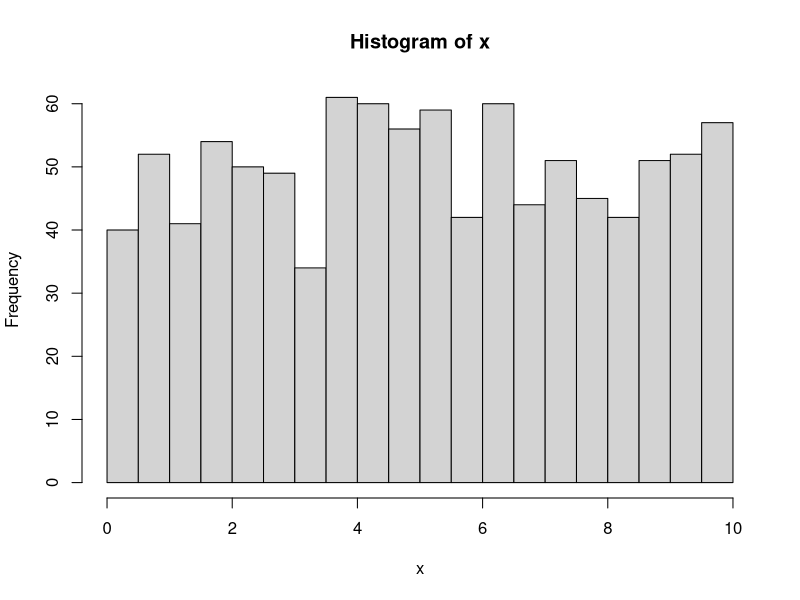
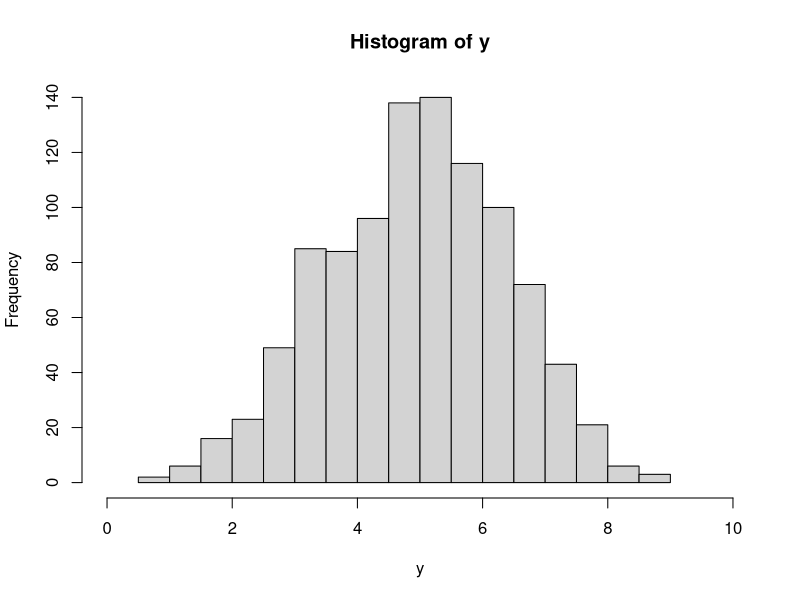
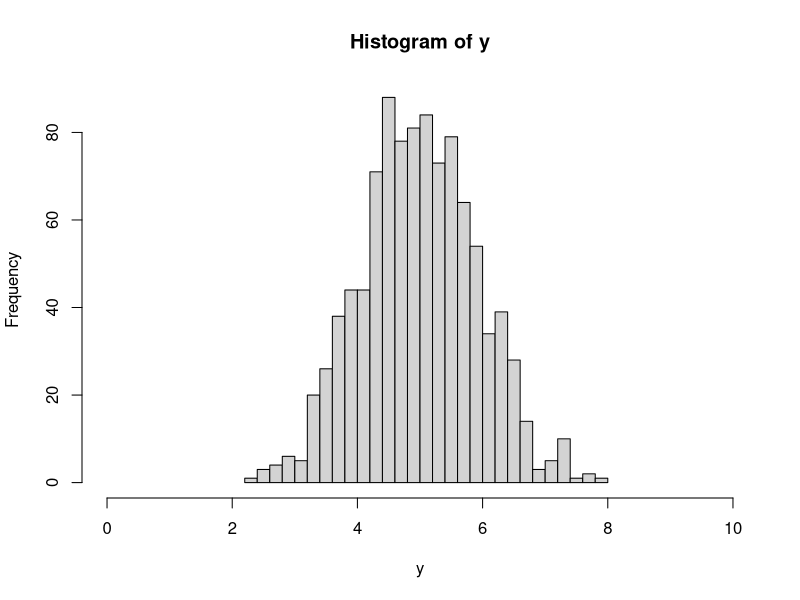
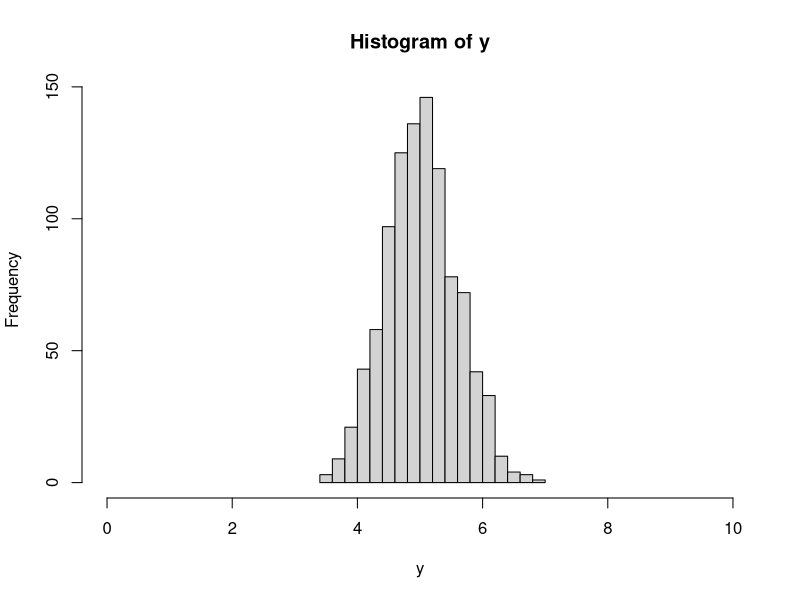
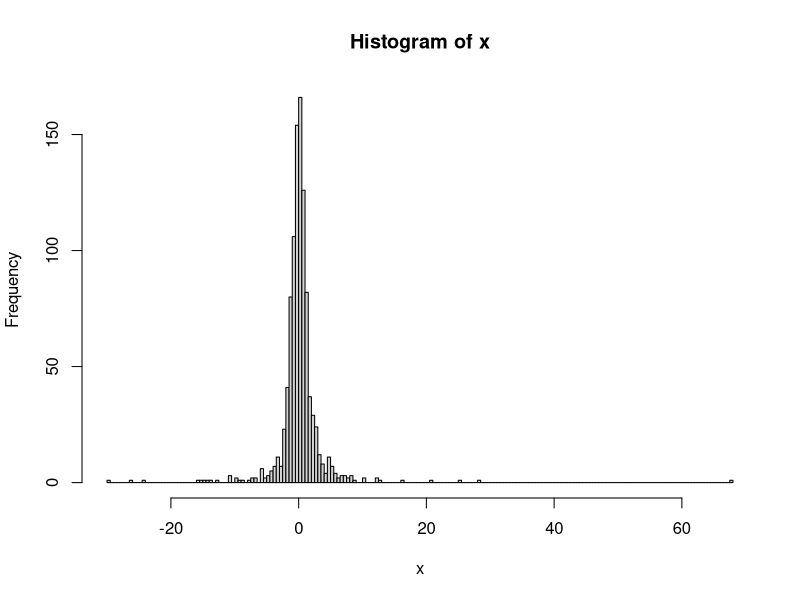
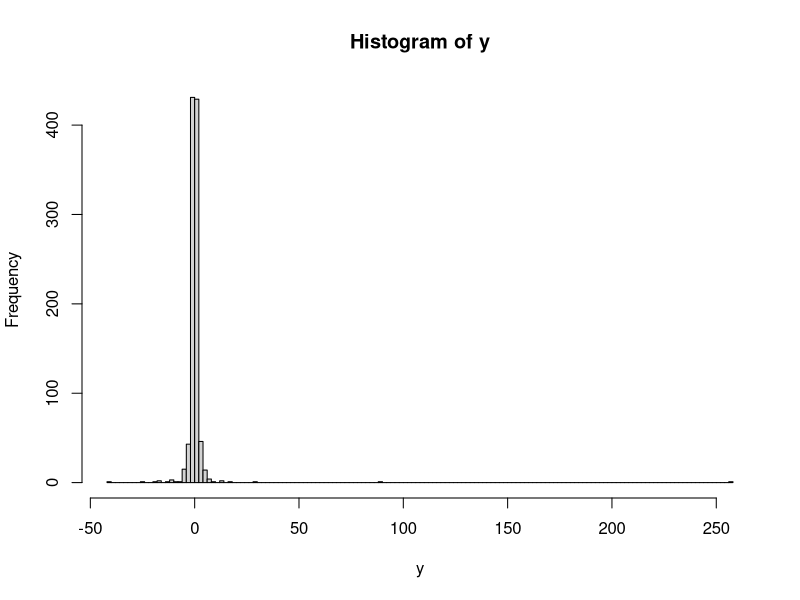
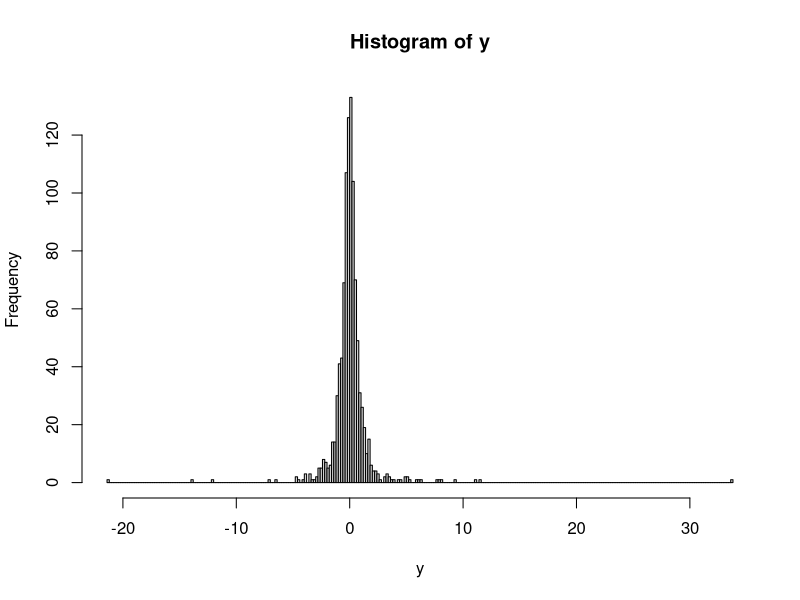
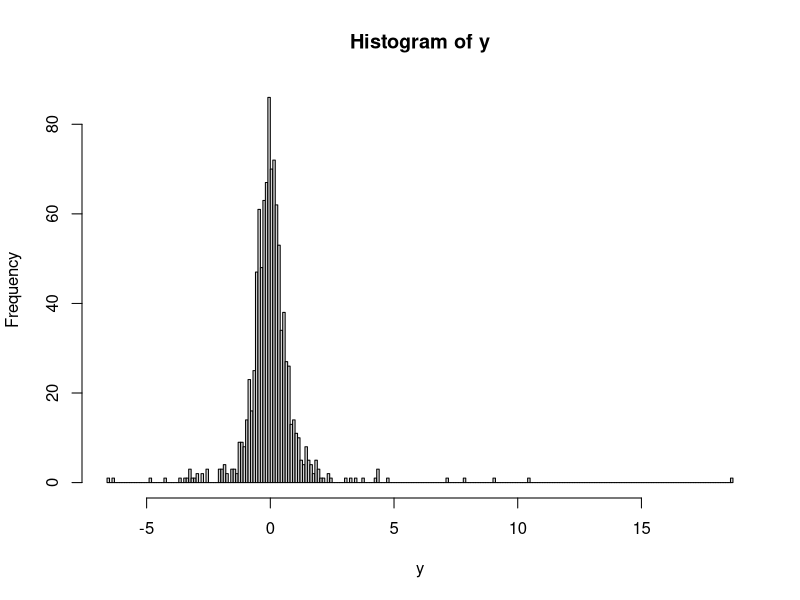

The R source for these figures, in order:
# Friday, August 29
#
# Simulation examples
#

# Generating random values from a uniform
# distribution

runif(10, min=0, max=10)

x <- runif(1000, min=0, max=10) # Bigger sample!
hist(x, breaks=20, xlim=c(0,10))

mean(runif(4,min=0, max=10)) # Mean of 4

# "replicate" allows you to repeat the same
# code a specified number of times.

replicate(10,{mean(runif(4,min=0, max=10))})

# 1000 means for samples of size 4
y <- replicate(1000,{mean(runif(4,min=0, max=10))})
hist(y, breaks=20, xlim=c(0,10))

# 1000 means for samples of size 10
y <- replicate(1000,{mean(runif(10,min=0, max=10))})
hist(y, breaks=20, xlim=c(0,10))

# 1000 means for samples of size 25
y <- replicate(1000,{mean(runif(25,min=0, max=10))})
hist(y, breaks=20, xlim=c(0,10))

# "rt" generates random values from t-distributions
rt(10, df=1.5)

# 1. Plot a histogram of 1000 random t-values, df=1.5
# 2. Plot a histogram of 1000 means of samples of size
#    4 of random t-values, df=1.5
# 3. Repeat 2., but with a sample of size 16.
# 4. Repeat 2., but with a sample of size 36.
# 5. Comment on histogram shape.








x <- rt(1000,df=1.5)
hist(x, breaks=200)

y <- replicate(1000,{mean(rt(4,df=1.5))})
hist(y, breaks=200)

y <- replicate(1000,{mean(rt(16,df=1.5))})
hist(y, breaks=200)

y <- replicate(1000,{mean(rt(36,df=1.5))})
hist(y, breaks=200)


